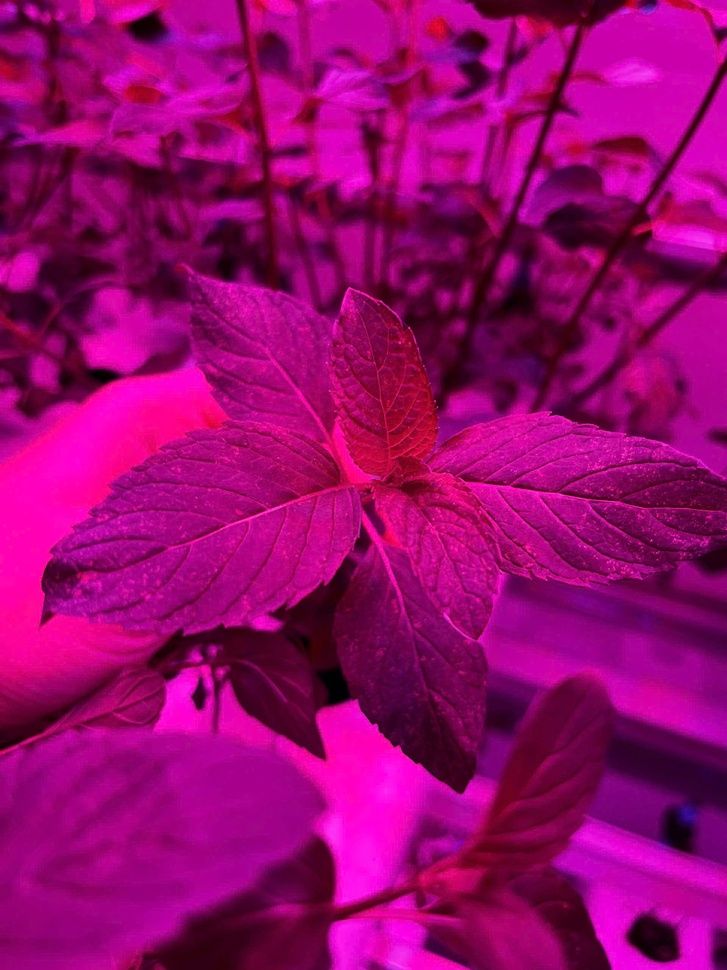
#> input picture Week11/leaf.jpg, 727 x 970 px, shrunk from 1920 x 2560 before the run, found by its file name
$ python hsv_basic.py
#> lines starting #> are read from the running program, lines starting #| are printed output that depends on the picture
import cv2
import matplotlib.pyplot as plt
import numpy as np

# Step 1: Load image
img = cv2.imread(r'C:\\ComputerVision-main\\Week11\\leaf.jpg')  # Reads image in BGR format (OpenCV default)
#> img is the input picture: shape (970, 727, 3); mean B, G, R 109.9, 4.3, 152.2

# Step 2: Convert to HSV color space
img_hsv = cv2.cvtColor(img, cv2.COLOR_BGR2HSV)
#> img_hsv: shape (970, 727, 3); mean H, S, V 159.1, 248.3, 152.2

# Step 3: Split into H, S, V channels
h, s, v = cv2.split(img_hsv)
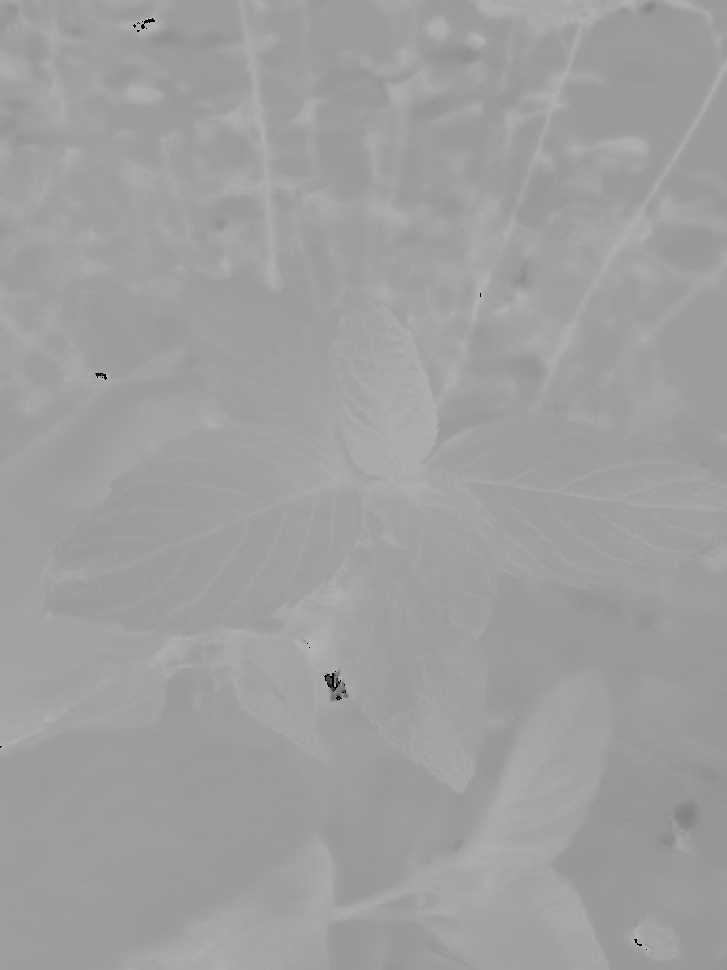
#> h: shape (970, 727); min 0, max 179, mean 159.1
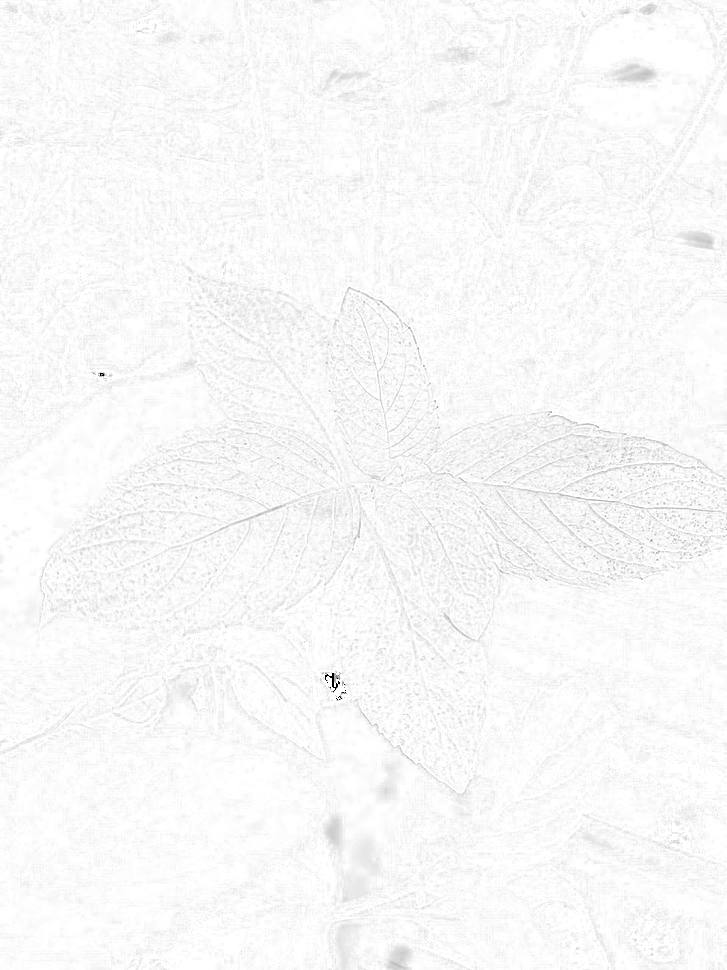
#> s: shape (970, 727); min 0, max 255, mean 248.3
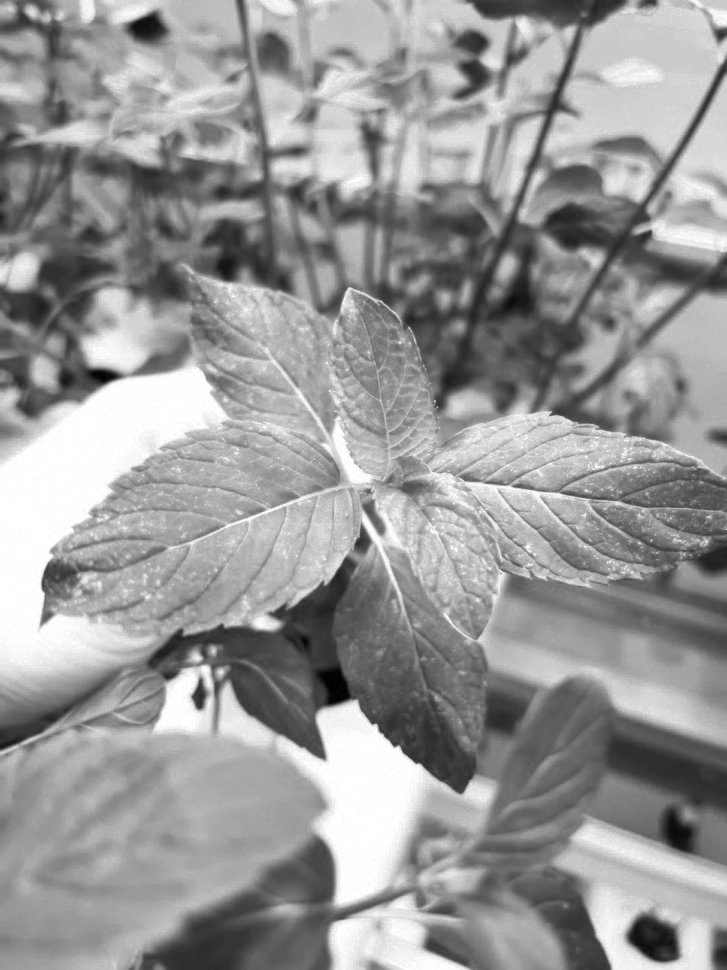
#> v: shape (970, 727); min 0, max 255, mean 152.2

# Step 4: Display original and HSV channels
plt.figure(figsize=(12,4))
plt.subplot(1,4,1)
plt.imshow(cv2.cvtColor(img, cv2.COLOR_BGR2RGB))
plt.title('Original')
plt.axis('off')
plt.subplot(1,4,2)
plt.imshow(h, cmap='hsv')
plt.title('Hue')
plt.axis('off')
plt.subplot(1,4,3)
plt.imshow(s, cmap='gray')
plt.title('Saturation')
plt.axis('off')
plt.subplot(1,4,4)
plt.imshow(v, cmap='gray')
plt.title('Value')
plt.axis('off')
plt.tight_layout()
plt.show()
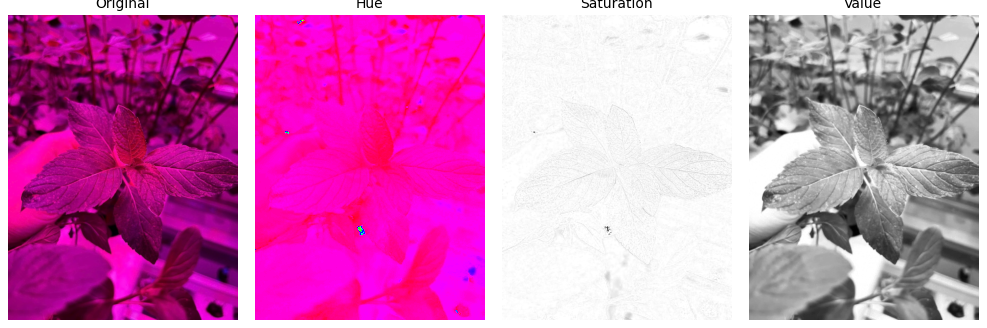
#> figure drawn by matplotlib, 4 panels

# Step 5: change hsv an convert to RGB
hs = 140; ss = 0; vs = 0
h_new = np.clip(h + hs, 0, 179)
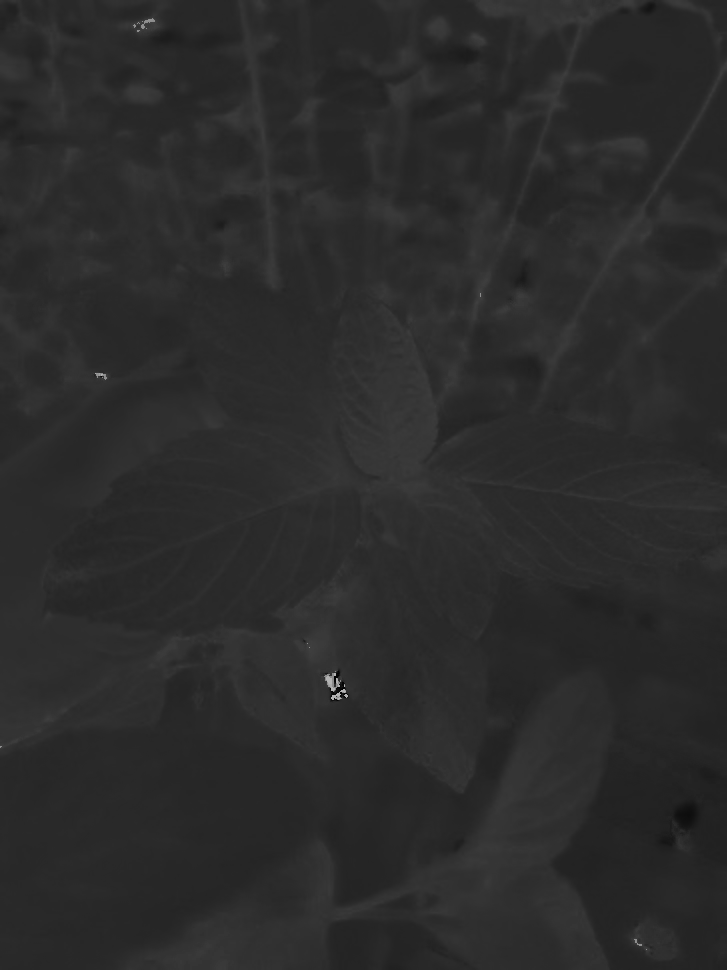
#> h_new: shape (970, 727); min 0, max 179, mean 43.3
s_new = np.clip(s * (1 - ss / 100), 0, 255)
v_new = np.clip(v * (vs / 100 + 0.5), 0, 255)
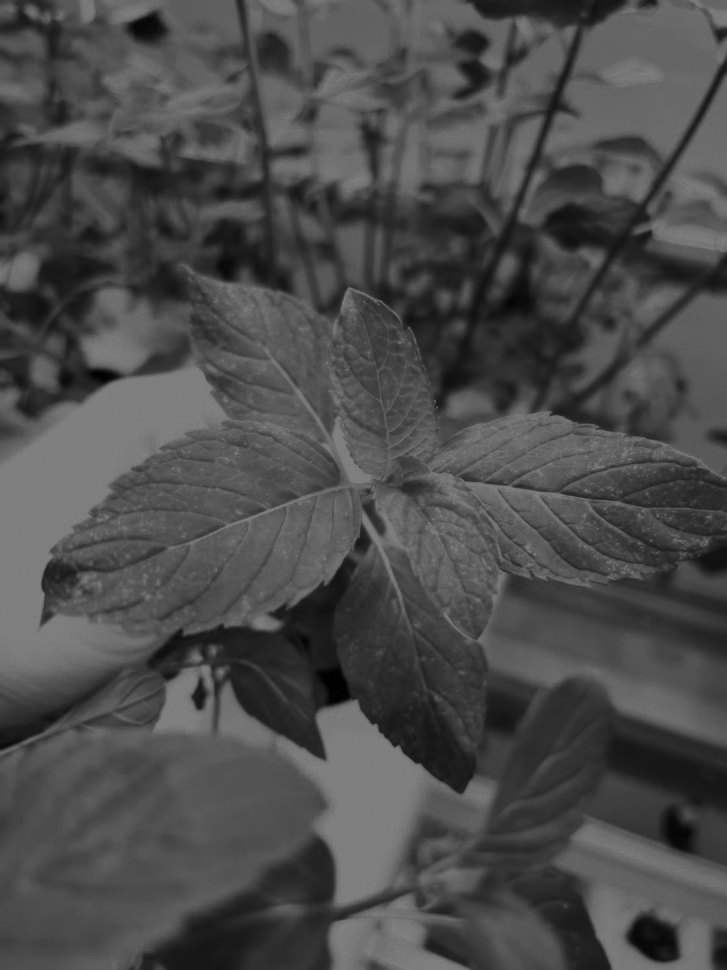
#> v_new: shape (970, 727) float64; min 0, max 127.5, mean 76.1

hsv_new = cv2.merge([h_new.astype(np.uint8), s_new.astype(np.uint8), v_new.astype(np.uint8)])
#> hsv_new: shape (970, 727, 3); mean H, S, V 43.3, 248.3, 75.9
result = cv2.cvtColor(hsv_new, cv2.COLOR_HSV2BGR)
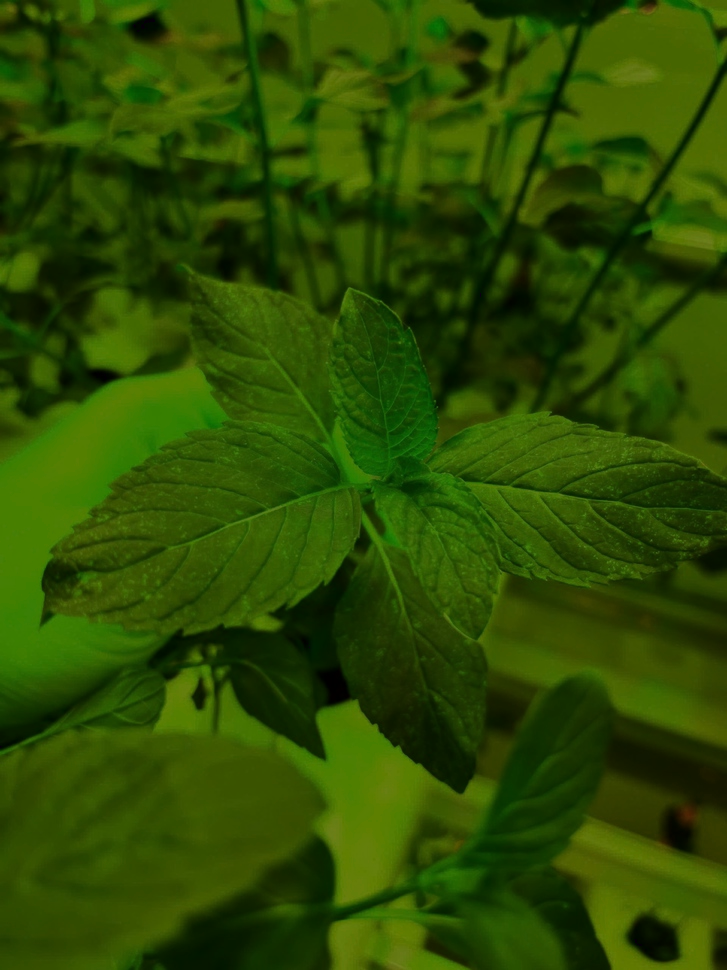
#> result: shape (970, 727, 3); mean B, G, R 1.7, 75.8, 44.5

filename = f'output_h{hs}_s{ss}_v{vs}.jpg'
cv2.imwrite(filename, result)
